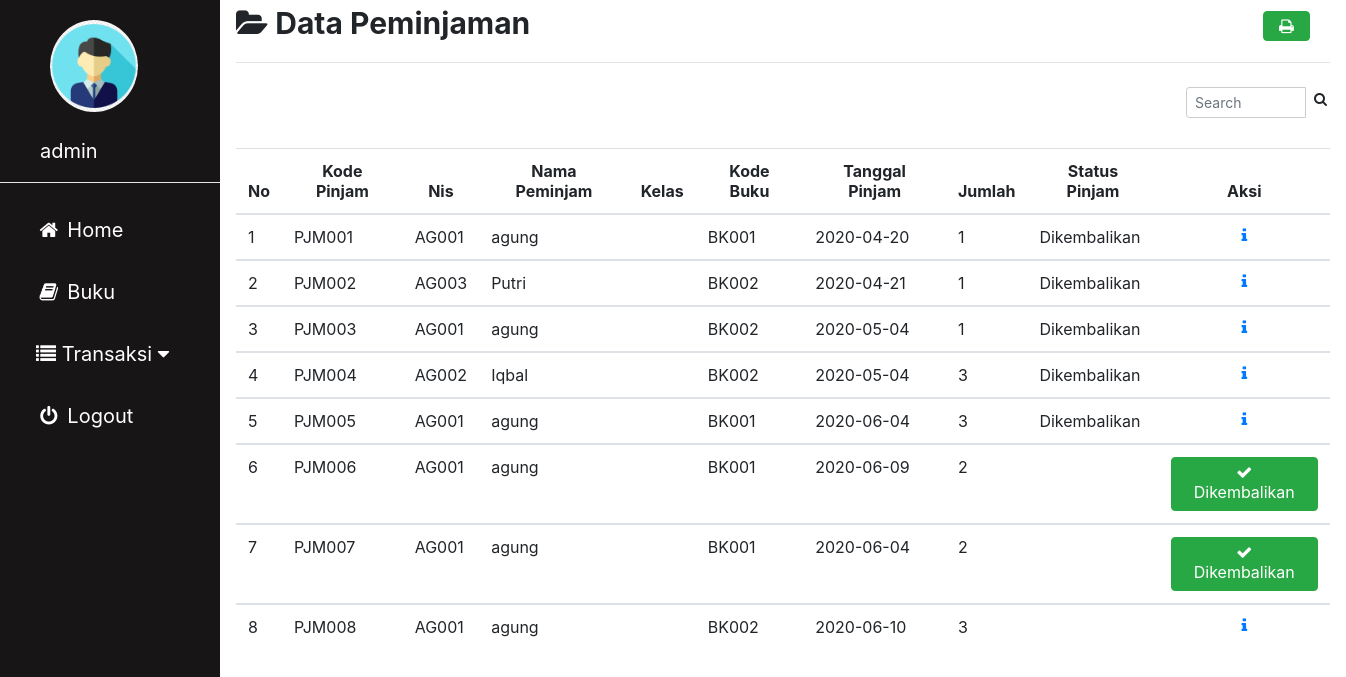
The page /admin/peminjaman.php (signed in) on the database its author committed.
### tables this page shows
CREATE TABLE `peminjaman` (
  `kode_pinjam` varchar(10) NOT NULL,
  `nis` varchar(10) DEFAULT NULL,
  `nama_peminjam` varchar(100) DEFAULT NULL,
  `kelas_peminjam` varchar(50) DEFAULT NULL,
  `kode_buku` varchar(10) NOT NULL,
  `tgl_pinjam` date NOT NULL,
  `jumlah` int(3) NOT NULL,
  `status_pinjam` varchar(30) DEFAULT NULL,
  `status` varchar(20) DEFAULT NULL
);

### admin/peminjaman.php (the view, shortened to what this page needs)
<?php
include'sidebar.php';
 ?>
 <html>
 <head>
 <link rel="stylesheet" href="../img/csskonten.css">
 <link rel="stylesheet" href="../css/bootstrap.css">
 </head>
 <body>
 <div class="main">
   <b><i class="fa fa-folder-open"></i> Data Peminjaman</b><a href="pinjam_print.php" target="blank" rel="tooltip" title="Print Data Peminjaman"><button type="button" name="button" class="btn btn-success" style="margin-left:67%" ><i class="fa fa-fw fa-print"></i></button>
<hr></a>
<form class="" action="" method="post">
                <div class="input-group input-group-sm" style="width: 150px; margin-left: 950px;">
                  <input type="text" name="search" class="form-control float-right" placeholder="Search">
                  <div class="input-group-append">
                    <button type="submit" class="btn btn-default"><i class="fa fa-search"></i></button>
                  </div>
                </div>
                </form>
    <table class="table table-hover">
      <thead align=center>
        <tr>
          <th scope="col">No</th>
          <th scope="col">Kode Pinjam</th>
          <th scope="col">Nis</th>
          <th scope="col">Nama Peminjam</th>
          <th scope="col">Kelas</th>
          <th scope="col">Kode Buku</th>
          <th scope="col">Tanggal Pinjam</th>
          <th scope="col">Jumlah</th>
          <th scope="col">Status Pinjam</th>
          <th scope="col" colspan="2">Aksi</th>
        </tr>
      </thead>
      <?php
      $sql = "SELECT p.*, COALESCE(NULLIF(p.nama_peminjam, ''), a.nama_anggota, '') AS nama_tampil,
              COALESCE(p.kelas_peminjam, '') AS kelas_tampil
              FROM peminjaman p LEFT JOIN anggota a ON a.nis = p.nis";
      if(isset($_POST['search'])){
        $param = '%' . trim($_POST['search']) . '%';
        $asd = $koneksi->prepare($sql . " WHERE p.kode_pinjam LIKE :kode_pinjam OR p.kode_buku LIKE :kode_buku OR p.nama_peminjam LIKE :nama_peminjam OR p.kelas_peminjam LIKE :kelas_peminjam OR a.nama_anggota LIKE :anggota");
        $asd->execute(array(
          ':kode_pinjam' => $param,
          ':kode_buku' => $param,
          ':nama_peminjam' => $param,
          ':kelas_peminjam' => $param,
          ':anggota' => $param
        ));
      }else{
      $asd = $koneksi -> prepare($sql);
      $asd -> execute();
    }
      $i = 1;
      while($data = $asd -> fetch()){
      ?>
      <tbody>
        <tr>
          <td><?php echo $i ?></td>
          <td><?php echo $data['kode_pinjam']; ?></td>
          <td><?php echo $data['nis']; ?></td>
          <td><?php echo htmlspecialchars($data['nama_tampil'], ENT_QUOTES, 'UTF-8'); ?></td>
          <td><?php echo htmlspecialchars($data['kelas_tampil'], ENT_QUOTES, 'UTF-8'); ?></td>
          <td><?php echo $data['kode_buku']; ?></td>
          <td><?php echo $data['tgl_pinjam']; ?></td>
          <td><?php echo $data['jumlah']; ?></td>
          <td><?php echo $data['status_pinjam']; ?></td>
          <?php
          if($data['status_pinjam'] == 'Dikembalikan' || $data['status'] == 'Ditolak'){?>
            <td colspan="2" align=center>
              <a rel="tooltip" title="Detail" href="pinjam_detail.php?agung=<?php echo $data['kode_pinjam']; ?>" >
              <i class="fa fa-fw fa-info"></i></a>
            </td>
         <?php } else{ ?>
          <td colspan="2">
            <a href="pengembalian_tambah.php?agung=<?php echo $data['kode_pinjam']; ?>">
            <button type="button" name="button" class="btn btn-success"><i class="fa fa-fw fa-check"></i>Dikembalikan</button></a>
          </td>
          <?php } ?>
        </tr>
      </tbody>
    <?php $i++; } ?>
    </table>
   </div>
 </body>
 </html>

### img/cssadmin.css (style rules this page uses)
body { margin: 0; font-family: "Lato", sans-serif; }

### img/csskonten.css (style rules this page uses)
.main { margin-left: 220px; padding: 1px 16px; height: 100%; font-size: 30px; }
input[type=text], input[type=password], select { width: 100%; padding: 5px 5px; margin: 8px 0; display: inline-block; border: 1px solid #ccc; box-sizing: border-box; font-size: 20px; }

### rows shown on the page
peminjaman: kode_pinjam "PJM001", nis "AG001", nama_tampil "agung", kode_buku "BK001", tgl_pinjam "2020-04-20", jumlah "1", status_pinjam "Dikembalikan"
peminjaman: kode_pinjam "PJM002", nis "AG003", nama_tampil "Putri", kode_buku "BK002", tgl_pinjam "2020-04-21", jumlah "1", status_pinjam "Dikembalikan"
peminjaman: kode_pinjam "PJM003", nis "AG001", nama_tampil "agung", kode_buku "BK002", tgl_pinjam "2020-05-04", jumlah "1", status_pinjam "Dikembalikan"
peminjaman: kode_pinjam "PJM004", nis "AG002", nama_tampil "Iqbal", kode_buku "BK002", tgl_pinjam "2020-05-04", jumlah "3", status_pinjam "Dikembalikan"
peminjaman: kode_pinjam "PJM005", nis "AG001", nama_tampil "agung", kode_buku "BK001", tgl_pinjam "2020-06-04", jumlah "3", status_pinjam "Dikembalikan"
peminjaman: kode_pinjam "PJM006", nis "AG001", nama_tampil "agung", kode_buku "BK001", tgl_pinjam "2020-06-09", jumlah "2"
peminjaman: kode_pinjam "PJM007", nis "AG001", nama_tampil "agung", kode_buku "BK001", tgl_pinjam "2020-06-04", jumlah "2"
peminjaman: kode_pinjam "PJM008", nis "AG001", nama_tampil "agung", kode_buku "BK002", tgl_pinjam "2020-06-10", jumlah "3"

### other values the page prints
$_SESSION['username']['nama'] "admin"
